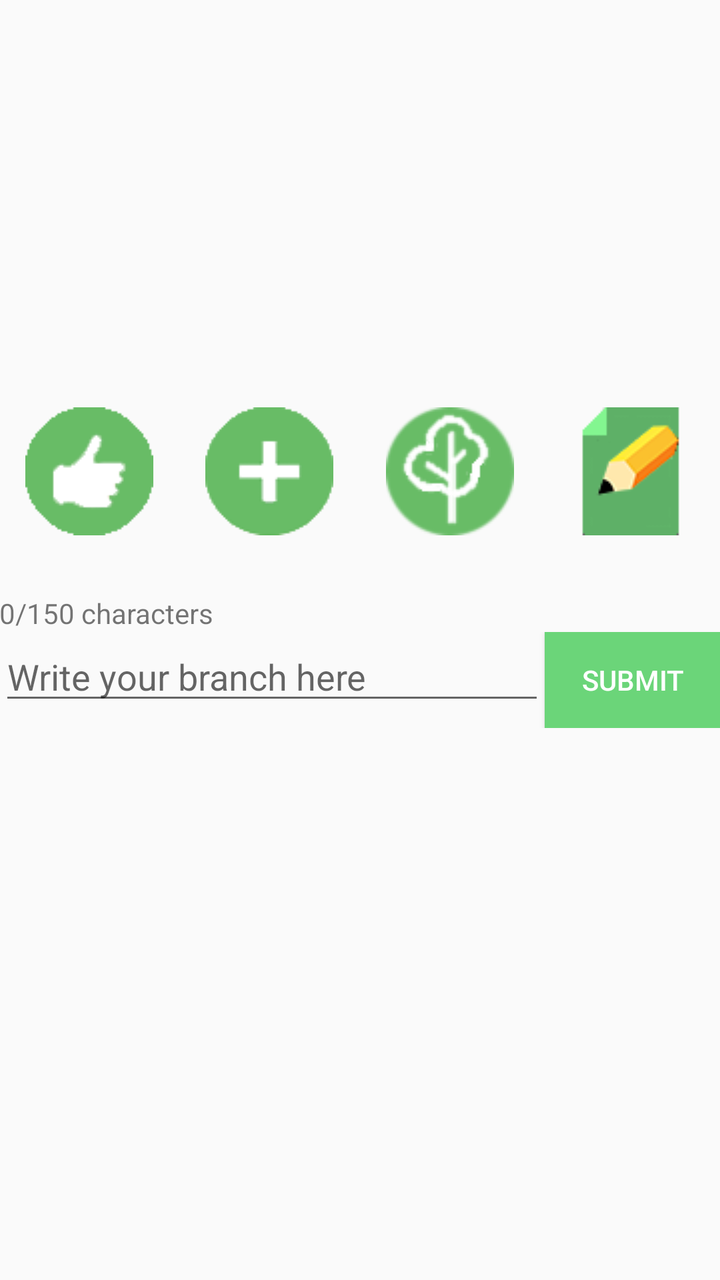
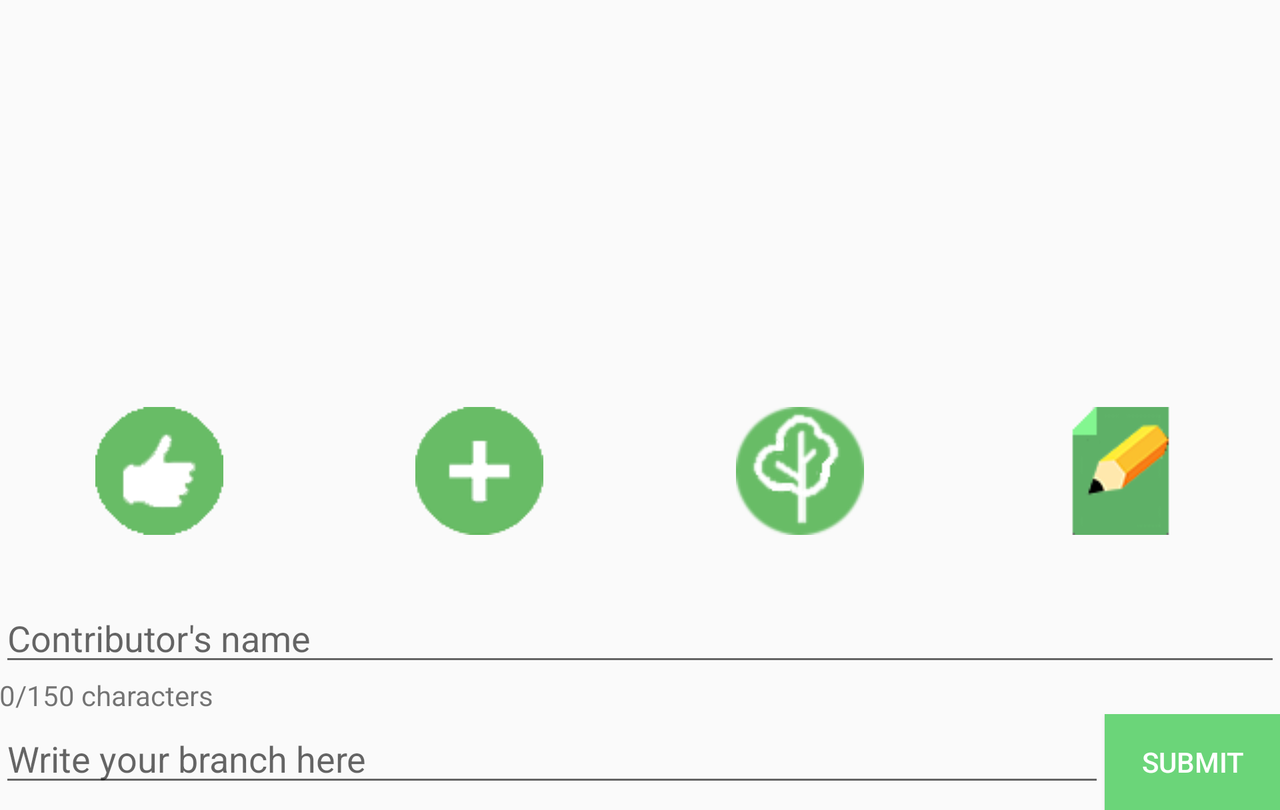

Two renders of one Android screen. The first uses the default layout on a phone; the second uses the alternative layout the repository ships for a different screen configuration, on a matching device. The two XML files are below.
<!-- AndroidManifest.xml: application theme CustomActionBarTheme -->
<!-- res/layout/fragment_read_write_story.xml -->
<ScrollView xmlns:android="http://schemas.android.com/apk/res/android"
    xmlns:tools="http://schemas.android.com/tools"
    android:layout_width="match_parent"
    android:layout_height="match_parent">
    <LinearLayout
        android:layout_width="match_parent"
        android:layout_height="match_parent" android:paddingLeft="@dimen/activity_horizontal_margin"
        android:paddingRight="@dimen/activity_horizontal_margin"
        android:paddingTop="@dimen/activity_vertical_margin"
        android:paddingBottom="@dimen/activity_vertical_margin"
        android:orientation="vertical"
        tools:context="com.codeu.app.conscribo.ReadWriteStoryFragment"
        android:id="@+id/story_mode_container"
        android:weightSum="1">


            <LinearLayout
                android:orientation="horizontal"
                android:layout_width="match_parent"
                android:layout_height="wrap_content">

                <LinearLayout
                    android:orientation="vertical"
                    android:layout_width="wrap_content"
                    android:layout_height="wrap_content"
                    android:layout_weight="1">

                    <TextView
                        android:layout_width="wrap_content"
                        android:layout_height="wrap_content"
                        android:textAppearance="?android:attr/textAppearanceLarge"
                        android:id="@+id/rw_title_text" />

                    <TextView
                        android:layout_width="wrap_content"
                        android:layout_height="wrap_content"
                        android:textAppearance="?android:attr/textAppearanceMedium"
                        android:id="@+id/rw_author_text" />
                </LinearLayout>

                <TextView
                    android:layout_width="wrap_content"
                    android:layout_height="wrap_content"
                    android:id="@+id/rw_likes"
                    android:textAppearance="?android:attr/textAppearanceSmall"/>


            </LinearLayout>

            <ImageView
                android:layout_width="match_parent"
                android:layout_height="150dp"
                android:id="@+id/rw_story_image"
                android:gravity="center_horizontal" />

            <LinearLayout
                android:orientation="horizontal"
                android:layout_width="match_parent"
                android:layout_height="wrap_content">

                <ImageButton
                    android:layout_weight="1"
                    android:layout_width="wrap_content"
                    android:layout_height="wrap_content"
                    android:id="@+id/rw_like_button"
                    android:src="@drawable/conscribo_like_icon"
                    style="?android:attr/buttonStyleSmall"
                    android:background="@null"/>

                <ImageButton
                    android:layout_weight="1"
                    android:layout_width="wrap_content"
                    android:layout_height="wrap_content"
                    android:id="@+id/rw_suscribe_button"
                    android:src="@drawable/conscribo_suscribe_icon"
                    style="?android:attr/buttonStyleSmall"
                    android:background="@null"/>

                <ImageButton
                    android:layout_weight="1"
                    android:layout_width="wrap_content"
                    android:layout_height="wrap_content"
                    android:id="@+id/rw_tree_button"
                    android:src="@drawable/conscribo_tree_icon"
                    style="?android:attr/buttonStyleSmall"
                    android:background="@null"/>

                <ImageButton
                    android:layout_weight="1"
                    android:layout_width="wrap_content"
                    android:layout_height="wrap_content"
                    android:src="@drawable/conscribo_create_icon"
                    android:id="@+id/rw_write_button"
                    style="?android:attr/buttonStyleSmall"
                    android:background="@null"/>
            </LinearLayout>

            <TextView
                android:layout_width="match_parent"
                android:layout_height="wrap_content"
                android:textAppearance="?android:attr/textAppearanceLarge"
                android:id="@+id/rw_sentences_text" />

            <TextView
                android:layout_width="wrap_content"
                android:layout_height="wrap_content"
                android:id="@+id/rw_character_count"
                android:textAppearance="?android:attr/textAppearanceSmall"
                android:text="@string/character_count"/>

            <LinearLayout
                android:layout_width="match_parent"
                android:layout_height="wrap_content"
                android:orientation="horizontal">
                <EditText
                    android:layout_width="match_parent"
                    android:layout_height="wrap_content"
                    android:inputType="textMultiLine"
                    android:ems="10"
                    android:id="@+id/rw_setence_input"
                    android:hint="@string/sentence_input_hint"
                    android:layout_gravity="center_horizontal"
                    android:layout_weight="1"/>

                <Button
                    android:layout_width="wrap_content"
                    android:layout_height="wrap_content"
                    android:text="@string/rw_submit"
                    android:id="@+id/rw_sentence_submit"
                    android:background="#6bd579"
                    android:textColor="#FFFFFF" />
            </LinearLayout>

    </LinearLayout>
</ScrollView>
<!-- resources referenced by this layout -->
<resources>
  <!-- drawable conscribo_create_icon: png bitmap (drawable, 4922 bytes) -->
  <!-- drawable conscribo_like_icon: png bitmap (drawable, 3952 bytes) -->
  <!-- drawable conscribo_suscribe_icon: png bitmap (drawable, 4483 bytes) -->
  <!-- drawable conscribo_tree_icon: png bitmap (drawable, 6374 bytes) -->
  <string name="character_count">0/150 characters</string>
  <string name="rw_submit">Submit</string>
  <string name="sentence_input_hint">Write your branch here</string>
  <!-- from res/values-v14/ -->
  <style name="CustomActionBarTheme" parent="@style/Theme.AppCompat.Light.DarkActionBar">
          <item name="android:actionBarStyle">@style/MyActionBar</item>
  
          
          <item name="actionBarStyle">@style/MyActionBar</item>
      </style>
  <!-- from res/values-v14/ -->
  <style name="MyActionBar" parent="@style/Widget.AppCompat.Light.ActionBar.Solid.Inverse">
          <item name="android:background">@color/conscribo_light_green</item>
  
          
          <item name="background">@color/conscribo_light_green</item>
      </style>
  <color name="conscribo_light_green">#81C784</color>
</resources>
<!-- res/layout-land/fragment_read_write_story.xml (the repository's variant of the layout above) -->
<!-- drawn on the phone turned sideways -->
<ScrollView xmlns:android="http://schemas.android.com/apk/res/android"
    xmlns:tools="http://schemas.android.com/tools"
    android:layout_width="match_parent"
    android:layout_height="match_parent">
    <LinearLayout
        android:layout_width="match_parent"
        android:layout_height="match_parent" android:paddingLeft="@dimen/activity_horizontal_margin"
        android:paddingRight="@dimen/activity_horizontal_margin"
        android:paddingTop="@dimen/activity_vertical_margin"
        android:paddingBottom="@dimen/activity_vertical_margin"
        android:orientation="vertical"
        tools:context="com.codeu.app.conscribo.ReadWriteStoryFragment"
        android:id="@+id/story_mode_container"
        android:weightSum="1">


            <LinearLayout
                android:orientation="horizontal"
                android:layout_width="match_parent"
                android:layout_height="wrap_content">

                <LinearLayout
                    android:orientation="vertical"
                    android:layout_width="wrap_content"
                    android:layout_height="wrap_content"
                    android:layout_weight="1">

                    <TextView
                        android:layout_width="wrap_content"
                        android:layout_height="wrap_content"
                        android:textAppearance="?android:attr/textAppearanceLarge"
                        android:id="@+id/rw_title_text" />

                    <TextView
                        android:layout_width="wrap_content"
                        android:layout_height="wrap_content"
                        android:textAppearance="?android:attr/textAppearanceMedium"
                        android:id="@+id/rw_author_text" />
                </LinearLayout>


            </LinearLayout>

            <ImageView
                android:layout_width="match_parent"
                android:layout_height="150dp"
                android:id="@+id/rw_story_image"
                android:gravity="center_horizontal" />

            <LinearLayout
                android:orientation="horizontal"
                android:layout_width="match_parent"
                android:layout_height="wrap_content">

                <ImageButton
                    android:layout_weight="1"
                    android:layout_width="wrap_content"
                    android:layout_height="wrap_content"
                    android:id="@+id/rw_like_button"
                    android:src="@drawable/conscribo_like_icon"
                    style="?android:attr/buttonStyleSmall"
                    android:background="@null"/>

                <ImageButton
                    android:layout_weight="1"
                    android:layout_width="wrap_content"
                    android:layout_height="wrap_content"
                    android:id="@+id/rw_suscribe_button"
                    android:src="@drawable/conscribo_suscribe_icon"
                    style="?android:attr/buttonStyleSmall"
                    android:background="@null"/>

                <ImageButton
                    android:layout_weight="1"
                    android:layout_width="wrap_content"
                    android:layout_height="wrap_content"
                    android:id="@+id/rw_tree_button"
                    android:src="@drawable/conscribo_tree_icon"
                    style="?android:attr/buttonStyleSmall"
                    android:background="@null"/>

                <ImageButton
                    android:layout_weight="1"
                    android:layout_width="wrap_content"
                    android:layout_height="wrap_content"
                    android:src="@drawable/conscribo_create_icon"
                    android:id="@+id/rw_write_button"
                    style="?android:attr/buttonStyleSmall"
                    android:background="@null"/>
            </LinearLayout>

            <TextView
                android:layout_width="match_parent"
                android:layout_height="wrap_content"
                android:textAppearance="?android:attr/textAppearanceLarge"
                android:id="@+id/rw_sentences_text" />

            <EditText
                android:layout_width="match_parent"
                android:layout_height="wrap_content"
                android:inputType="textPersonName"
                android:ems="10"
                android:hint="@string/rw_contributor_name_input_hint"
                android:id="@+id/rw_contribution_author_input" />

            <TextView
                android:layout_width="wrap_content"
                android:layout_height="wrap_content"
                android:id="@+id/rw_character_count"
                android:textAppearance="?android:attr/textAppearanceSmall"
                android:text="@string/character_count"/>

            <LinearLayout
                android:layout_width="match_parent"
                android:layout_height="wrap_content"
                android:orientation="horizontal">
                <EditText
                    android:layout_width="match_parent"
                    android:layout_height="wrap_content"
                    android:inputType="textMultiLine"
                    android:ems="10"
                    android:id="@+id/rw_setence_input"
                    android:hint="@string/sentence_input_hint"
                    android:layout_gravity="center_horizontal"
                    android:layout_weight="1"/>

                <Button
                    android:layout_width="wrap_content"
                    android:layout_height="wrap_content"
                    android:text="@string/rw_submit"
                    android:id="@+id/rw_sentence_submit"
                    android:background="#6bd579"
                    android:textColor="#FFFFFF" />
            </LinearLayout>

    </LinearLayout>
</ScrollView>
<!-- resources referenced by the variant -->
<!-- as the phone turned sideways resolves them -->
<resources>
  <!-- drawable conscribo_create_icon: png bitmap (drawable, 4922 bytes) -->
  <!-- drawable conscribo_like_icon: png bitmap (drawable, 3952 bytes) -->
  <!-- drawable conscribo_suscribe_icon: png bitmap (drawable, 4483 bytes) -->
  <!-- drawable conscribo_tree_icon: png bitmap (drawable, 6374 bytes) -->
  <string name="character_count">0/150 characters</string>
  <string name="rw_contributor_name_input_hint">Contributor\'s name</string>
  <string name="rw_submit">Submit</string>
  <string name="sentence_input_hint">Write your branch here</string>
  <!-- from res/values-v14/ -->
  <style name="CustomActionBarTheme" parent="@style/Theme.AppCompat.Light.DarkActionBar">
          <item name="android:actionBarStyle">@style/MyActionBar</item>
  
          
          <item name="actionBarStyle">@style/MyActionBar</item>
      </style>
  <!-- from res/values-v14/ -->
  <style name="MyActionBar" parent="@style/Widget.AppCompat.Light.ActionBar.Solid.Inverse">
          <item name="android:background">@color/conscribo_light_green</item>
  
          
          <item name="background">@color/conscribo_light_green</item>
      </style>
  <color name="conscribo_light_green">#81C784</color>
</resources>
